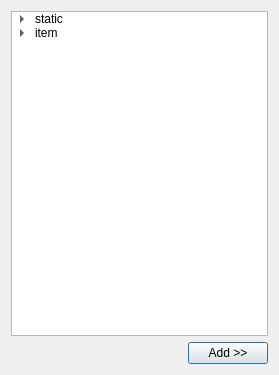
<?xml version="1.0" encoding="UTF-8"?>
<ui version="4.0">
 <class>ObjectSelectDialog</class>
 <widget class="QDialog" name="ObjectSelectDialog">
  <property name="geometry">
   <rect>
    <x>0</x>
    <y>0</y>
    <width>279</width>
    <height>375</height>
   </rect>
  </property>
  <property name="windowTitle">
   <string>Objects</string>
  </property>
  <layout class="QVBoxLayout" name="verticalLayout">
   <item>
    <widget class="QTreeWidget" name="objectList">
     <property name="wordWrap">
      <bool>false</bool>
     </property>
     <attribute name="headerVisible">
      <bool>false</bool>
     </attribute>
     <column>
      <property name="text">
       <string>1</string>
      </property>
     </column>
     <item>
      <property name="text">
       <string>static</string>
      </property>
      <item>
       <property name="text">
        <string>mesh1</string>
       </property>
      </item>
      <item>
       <property name="text">
        <string>mesh2</string>
       </property>
      </item>
      <item>
       <property name="text">
        <string>mesh3</string>
       </property>
      </item>
     </item>
     <item>
      <property name="text">
       <string>item</string>
      </property>
      <item>
       <property name="text">
        <string>blah</string>
       </property>
      </item>
     </item>
    </widget>
   </item>
   <item>
    <layout class="QHBoxLayout" name="horizontalLayout">
     <item>
      <spacer name="horizontalSpacer">
       <property name="orientation">
        <enum>Qt::Horizontal</enum>
       </property>
       <property name="sizeHint" stdset="0">
        <size>
         <width>40</width>
         <height>20</height>
        </size>
       </property>
      </spacer>
     </item>
     <item>
      <widget class="QPushButton" name="addObject">
       <property name="text">
        <string>Add &gt;&gt;</string>
       </property>
      </widget>
     </item>
    </layout>
   </item>
  </layout>
 </widget>
 <resources/>
 <connections/>
</ui>
